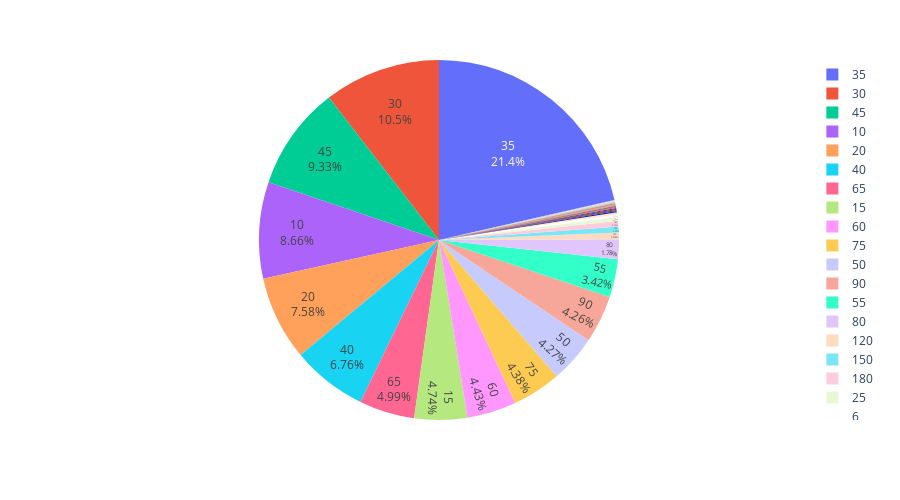

Notebook source saved alongside this figure:
### Code cell
plot_pie_chart(class_counts_df, 'counts', class_column)

### Figure 1 — Plotly figure (JSON) as saved in the notebook; plotly's stock layout.template omitted (floating-point values rounded to 4 significant figures)
{"data": [{"customdata": [[0], [1], [1], [1], [1], [1], [1], [1], [1], [0], [1], [0], [1], [0], [1], [0], [1], [0], [1], [1], [0], [1], [0], [1], [1], [1], [0], [1], [0], [1], [0], [1], [0], [1], [0], [1], [0], [1], [0], [1], [1], [0], [1], [0], [1], [0], [1], [0], [1], [1], [0], [1], [1], [1], [0], [1], [1], [1], [0], [1], [1], [1], [1], [1], [1], [0], [1], [1], [1], [1], [1], [1], [0], [1], [1]], "domain": {"x": [0, 1], "y": [0, 1]}, "hovertemplate": "collision_energy=%{label}<br>counts=%{value}<br>ionization_mode_id=%{customdata[0]}<extra></extra>", "labels": [-35, 0.5, 0.6, 0.7, 0.8, 0.85, 0.9, 1, 4.5, 5, 5, 6, 6, 10, 10, 15, 15, 20, 20, 22, 23, 23, 25, 25, 27, 28, 30, 30, 35, 35, 40, 40, 45, 45, 50, 50, 55, 55, 60, 60, 61.67, 65, 65, 70, 70, 75, 75, 80, 80, 85, 90, 90, 95, 100, 104, 105, 110, 115, 120, 120, 125, 130, 135, 140, 145, 150, 150, 155, 160, 165, 170, 175, 180, 180, 185], "legendgroup": "", "name": "", "showlegend": true, "textinfo": "percent+label", "textposition": "inside", "type": "pie", "values": [2, 1, 1, 5, 4, 1, 1, 1, 1, 1, 3, 13, 12, 286, 596, 141, 342, 208, 564, 1, 1, 2, 6, 27, 2, 1, 305, 762, 628, 1552, 177, 512, 246, 704, 56, 379, 80, 268, 123, 328, 3, 110, 398, 1, 17, 119, 327, 36, 145, 10, 106, 328, 9, 9, 1, 11, 5, 9, 15, 46, 7, 4, 2, 2, 2, 15, 39, 2, 3, 2, 3, 2, 13, 40, 2]}], "layout": {"height": 500, "legend": {"tracegroupgap": 0}, "margin": {"t": 60}}}
